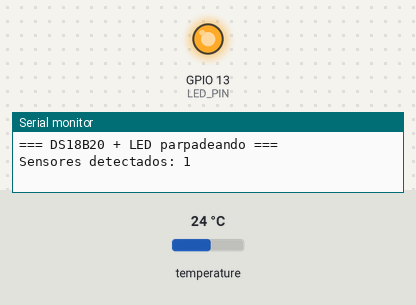
A sketch run on a simulated ESP32. On the bench: output pins drawn as LEDs (lit = HIGH), the last lines printed to the serial monitor. The inputs (shaded band) are chosen by the test bench; at power-on: temperature 24 °C.

Above: at 1.2 s.
At 10.2 s:
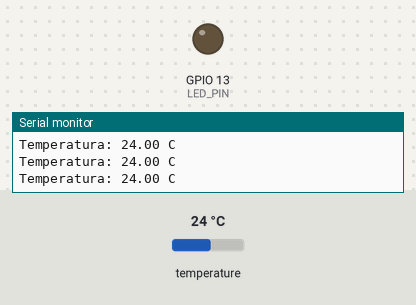
Timing chart, 0 to 11.4 s (numbered marks = the images above):
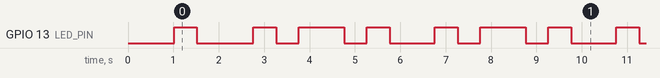

Measured:
- by itself, GPIO 13 (LED_PIN): moves between LOW and HIGH, repeating every 8.0 s
- by itself, everything shown: repeats every 8.0 s, in 12 steps

The sketch:

3-_led-sensor.ino
```cpp
#include <OneWire.h>
#include <DallasTemperature.h>

#define ONE_WIRE_BUS 32
#define LED_PIN      13

const unsigned long INTERVALO_LED    = 500;  // parpadeo del LED
const unsigned long INTERVALO_SENSOR = 2000;  // lectura del sensor

OneWire oneWire(ONE_WIRE_BUS);
DallasTemperature sensors(&oneWire);

unsigned long tLed = 0;
unsigned long tSensor = 0;
bool estadoLed = false;

void setup() {
  Serial.begin(115200);
  delay(1000);
  Serial.println("\n=== DS18B20 + LED parpadeando ===");

  pinMode(LED_PIN, OUTPUT);

  sensors.begin();
  sensors.setResolution(12);
  Serial.printf("Sensores detectados: %d\n", sensors.getDeviceCount());
}

void loop() {
  unsigned long ahora = millis();

  // --- Tarea 1: parpadear el LED cada 1 segundo ---
  if (ahora - tLed >= INTERVALO_LED) {
    tLed = ahora;
    estadoLed = !estadoLed;
    digitalWrite(LED_PIN, estadoLed);
  }

  // --- Tarea 2: leer el sensor cada 2 segundos ---
  if (ahora - tSensor >= INTERVALO_SENSOR) {
    tSensor = ahora;

    sensors.requestTemperatures();
    float t = sensors.getTempCByIndex(0);

    if (t == DEVICE_DISCONNECTED_C || t == -127.0) {
      Serial.println("Error de lectura (-127).");
    } else if (t == 85.0) {
      Serial.println("Lectura 85.0, el sensor no alcanzo a convertir.");
    } else {
      Serial.printf("Temperatura: %.2f C\n", t);
    }
  }
}
```
